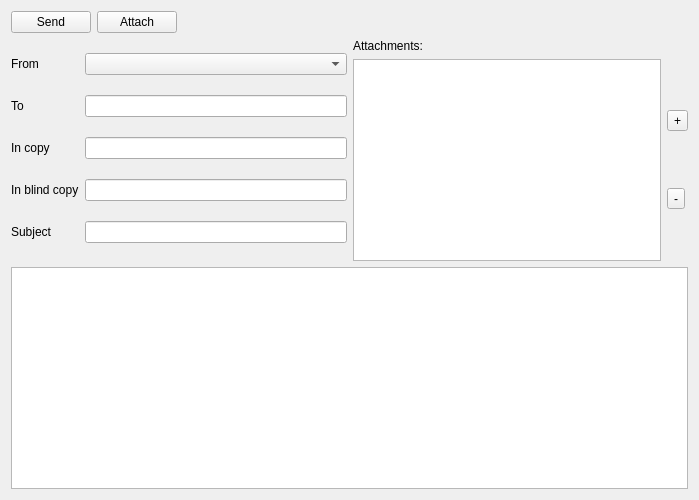
<?xml version="1.0" encoding="UTF-8"?>
<ui version="4.0">
 <class>Otter::WriteEmailMessageWidget</class>
 <widget class="QWidget" name="Otter::WriteEmailMessageWidget">
  <property name="geometry">
   <rect>
    <x>0</x>
    <y>0</y>
    <width>699</width>
    <height>500</height>
   </rect>
  </property>
  <property name="windowTitle">
   <string>Form</string>
  </property>
  <layout class="QVBoxLayout" name="verticalLayout_4">
   <item>
    <layout class="QVBoxLayout" name="verticalLayout_3">
     <item>
      <layout class="QHBoxLayout" name="horizontalLayout_2">
       <item>
        <widget class="QPushButton" name="sendButton">
         <property name="text">
          <string>Send</string>
         </property>
         <property name="icon">
          <iconset theme="mail-send"/>
         </property>
        </widget>
       </item>
       <item>
        <widget class="QPushButton" name="attachButton">
         <property name="text">
          <string>Attach</string>
         </property>
         <property name="icon">
          <iconset theme="mail-attachment"/>
         </property>
        </widget>
       </item>
       <item>
        <spacer name="horizontalSpacer">
         <property name="orientation">
          <enum>Qt::Horizontal</enum>
         </property>
         <property name="sizeHint" stdset="0">
          <size>
           <width>40</width>
           <height>20</height>
          </size>
         </property>
        </spacer>
       </item>
      </layout>
     </item>
     <item>
      <layout class="QHBoxLayout" name="horizontalLayout_3">
       <item>
        <layout class="QGridLayout" name="gridLayout">
         <item row="0" column="0">
          <widget class="QLabel" name="fromLabel">
           <property name="text">
            <string>From</string>
           </property>
          </widget>
         </item>
         <item row="0" column="1">
          <widget class="QComboBox" name="senderComboBox"/>
         </item>
         <item row="1" column="0">
          <widget class="QLabel" name="toLabel">
           <property name="text">
            <string>To</string>
           </property>
          </widget>
         </item>
         <item row="1" column="1">
          <widget class="Otter::LineEditWidget" name="toEdit"/>
         </item>
         <item row="2" column="0">
          <widget class="QLabel" name="inCopyLabel">
           <property name="text">
            <string>In copy</string>
           </property>
          </widget>
         </item>
         <item row="2" column="1">
          <widget class="Otter::LineEditWidget" name="inCopyEdit"/>
         </item>
         <item row="3" column="0">
          <widget class="QLabel" name="inBlindCopyLabel">
           <property name="text">
            <string>In blind copy</string>
           </property>
          </widget>
         </item>
         <item row="3" column="1">
          <widget class="Otter::LineEditWidget" name="inBlindCopyEdit"/>
         </item>
         <item row="4" column="0">
          <widget class="QLabel" name="SubjectLabel">
           <property name="text">
            <string>Subject</string>
           </property>
          </widget>
         </item>
         <item row="4" column="1">
          <widget class="Otter::LineEditWidget" name="subjectEdit"/>
         </item>
        </layout>
       </item>
       <item>
        <layout class="QVBoxLayout" name="verticalLayout_2">
         <item>
          <widget class="QLabel" name="attachmentsLabel">
           <property name="text">
            <string>Attachments:</string>
           </property>
          </widget>
         </item>
         <item>
          <layout class="QHBoxLayout" name="horizontalLayout">
           <item>
            <widget class="QListView" name="attachmentListView"/>
           </item>
           <item>
            <layout class="QVBoxLayout" name="verticalLayout">
             <item>
              <widget class="QToolButton" name="addAttachmentToolboxButton">
               <property name="text">
                <string>+</string>
               </property>
              </widget>
             </item>
             <item>
              <widget class="QToolButton" name="removeAttachmentToolboxButton">
               <property name="text">
                <string>-</string>
               </property>
              </widget>
             </item>
            </layout>
           </item>
          </layout>
         </item>
        </layout>
       </item>
      </layout>
     </item>
     <item>
      <widget class="QTextEdit" name="messageContentTextEdit"/>
     </item>
    </layout>
   </item>
  </layout>
 </widget>
 <customwidgets>
  <customwidget>
   <class>Otter::LineEditWidget</class>
   <extends>QLineEdit</extends>
   <header>src/ui/LineEditWidget.h</header>
  </customwidget>
 </customwidgets>
 <resources/>
 <connections/>
</ui>
